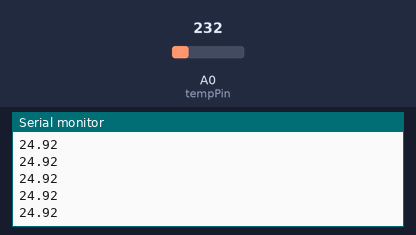
A sketch run on a simulated Arduino Uno, built for the host (arithmetic inside an expression is 32-bit, double 64-bit). Shown: the last lines printed to the serial monitor. The inputs (shaded band) are chosen by the test bench; at power-on: A0 (tempPin) = 232.

Above: at 1.2 s.
1.3 s: A0 (tempPin) set to 250
At 1.31 s:
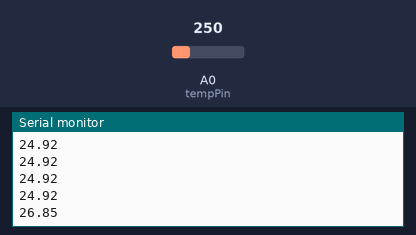
2.8 s: A0 (tempPin) set to 266
At 2.81 s:
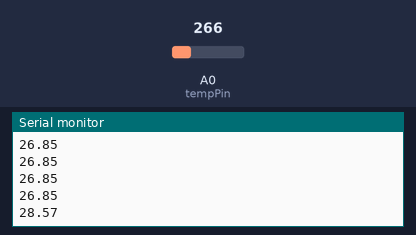
Timing chart, 0 to 5.8 s (numbered marks = the images above; inputs shaded):
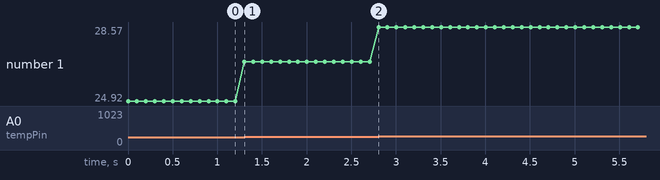

Measured:
- after the input at 1.3 s, the serial monitor: prints a new line at once (image 1)
- after the input at 2.8 s, the serial monitor: prints a new line at once (image 2)
- plotted number 1: 24.92 → 26.85 after the input at 1.3 s, 26.85 → 28.57 after the input at 2.8 s

The sketch:

temp_highres.ino
```cpp
float tempC;
int reading;
int tempPin = 0;

void setup() {
  analogReference(INTERNAL1V1);
  Serial.begin(9600);
}

void loop() {
  reading = analogRead(tempPin);
  tempC = reading / 9.31;
  Serial.println(tempC);
  delay(100);
}
```
